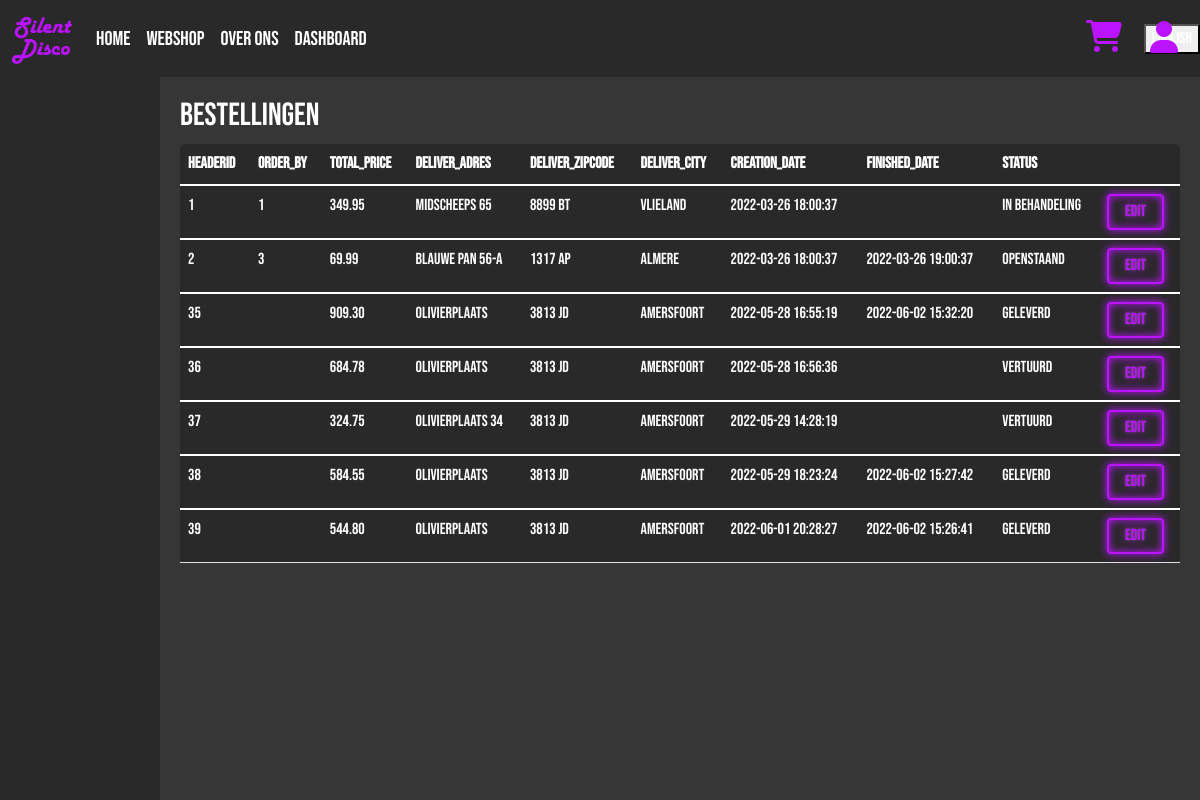
Page /ordersView.php on the committed database.
### tables this page shows
CREATE TABLE `orderheaders` (
  `HeaderID` int(11) NOT NULL,
  `Order_By` int(11) DEFAULT NULL,
  `Total_Price` decimal(65,2) NOT NULL,
  `Deliver_Adres` varchar(255) NOT NULL,
  `Deliver_Zipcode` varchar(10) NOT NULL,
  `Deliver_City` varchar(50) NOT NULL,
  `Creation_Date` timestamp NOT NULL DEFAULT current_timestamp(),
  `Finished_Date` datetime DEFAULT NULL,
  `Status` varchar(25) NOT NULL DEFAULT 'Openstaand'
);

### Database.php (called while the page is built)
<?php
class Database {
	private string $host = 'localhost';
	private string $dbname = 'stilteaubv';
	protected $connection;
	public function __construct(string $user, string $pass) {
		if(!isset($this->connection) && empty($this->connection)) {
			try {
				$this->connection = new PDO('mysql:host=' . $this->host . ';dbname=' . $this->dbname, $user, $pass);
			} catch (PDOException $e) {
				return $e;
			}
		}
		return $this->connection;
	}
}
?>

### OrderManager.php (called while the page is built, shortened)
<?php
Class OrderManager {
    private $crud;
    public function __construct() {
        $this->crud = new Crud('root', '');
    }
    public function fetchOrderHeaders() {
        return $this->crud->getTable('orderheaders');
    }
}
?>

### Crud.php (called while the page is built, shortened)
<?php
require_once('Database.php');
class Crud extends Database {
	public function getTable($table) {
		try {
			$select = $this->connection->prepare("SELECT * FROM `$table`");
			$select->execute();
			return $select->fetchall(PDO::FETCH_ASSOC);
		} catch(PDOException $e) {
			echo $e;
		}
	}
}
?>

### EmployeeUI.php (the view, shortened to what this page needs)
<!doctype HTML>
<?php
require_once('OrderManager.php');
$o_man = new OrderManager();
if(basename($_SERVER['PHP_SELF']) === 'ordersView.php') {
    $orders = $o_man->fetchOrderHeaders();
    $count = 0;
    foreach($orders as $rows) {
        if($count < 1) {
            echo "<thead><tr>";
            foreach(array_keys($rows) as $keys) {
                echo "<th scope='col'>{$keys}</th>";
            }
            $count++;
            echo "</tr></thead>
                <tbody>
                <tr>";
        }
        $linkKey = $rows['HeaderID'];
        foreach($rows as $key=>$value) {
            echo "<td name={$key}>{$value}</td>";
            if(array_key_last($rows) === $key) {
                echo "<td><a href='orderDetailsView.php?edit={$linkKey}' class='neon-button'>Edit</a></td>";
            }
        }
        echo "</tr></tbody>";
    }
}
?>

### Style/base.css (style rules this page uses)
body, html { height: 100%; color: white; background-color: rgb(54, 54, 54); font-family: 'Bebas Neue', cursive; }
li, a, button { font-weight: 500; font-size: 16px; color: white; text-decoration: none; }
tbody tr { transition: background 0.25s ease; }
.neon-button { background-color: transparent; display: inline-block; cursor: pointer; text-decoration: none; color: #BB13FE; border: currentColor 0.125em solid; padding: 0.25em 1em; border-radius: 0.25em; text-shadow: 0 0 0.125em rgb(104, 104, 104), 0 0 0.5em currentColor; box-shadow: inset 0 0 0.5em 0 currentColor, 0 0 0.5em 0 currentColor; }

### rows in the picture
orderheaders: keys "HeaderID", keys "Order_By", keys "Total_Price", keys "Deliver_Adres", keys "Deliver_Zipcode", keys "Deliver_City", keys "Creation_Date", keys "Finished_Date", keys "Status", HeaderID "1", Order_By "1", Total_Price "349.95", Deliver_Adres "Midscheeps 65", Deliver_Zipcode "8899 BT", Deliver_City "Vlieland", Creation_Date "2022-03-26 18:00:37", Status "In behandeling"
orderheaders: HeaderID "2", Order_By "3", Total_Price "69.99", Deliver_Adres "Blauwe Pan 56-A", Deliver_Zipcode "1317 AP", Deliver_City "Almere", Creation_Date "2022-03-26 18:00:37", Finished_Date "2022-03-26 19:00:37", Status "Openstaand"
orderheaders: HeaderID "35", Total_Price "909.30", Deliver_Adres "Olivierplaats", Deliver_Zipcode "3813 JD", Deliver_City "Amersfoort", Creation_Date "2022-05-28 16:55:19", Finished_Date "2022-06-02 15:32:20", Status "Geleverd"
orderheaders: HeaderID "36", Total_Price "684.78", Deliver_Adres "Olivierplaats", Deliver_Zipcode "3813 JD", Deliver_City "Amersfoort", Creation_Date "2022-05-28 16:56:36", Status "Vertuurd"
orderheaders: HeaderID "37", Total_Price "324.75", Deliver_Adres "Olivierplaats 34", Deliver_Zipcode "3813 JD", Deliver_City "Amersfoort", Creation_Date "2022-05-29 14:28:19", Status "Vertuurd"
orderheaders: HeaderID "38", Total_Price "584.55", Deliver_Adres "Olivierplaats", Deliver_Zipcode "3813 JD", Deliver_City "Amersfoort", Creation_Date "2022-05-29 18:23:24", Finished_Date "2022-06-02 15:27:42", Status "Geleverd"
orderheaders: HeaderID "39", Total_Price "544.80", Deliver_Adres "Olivierplaats", Deliver_Zipcode "3813 JD", Deliver_City "Amersfoort", Creation_Date "2022-06-01 20:28:27", Finished_Date "2022-06-02 15:26:41", Status "Geleverd"

### other values in the picture
$buttonVal "English"
